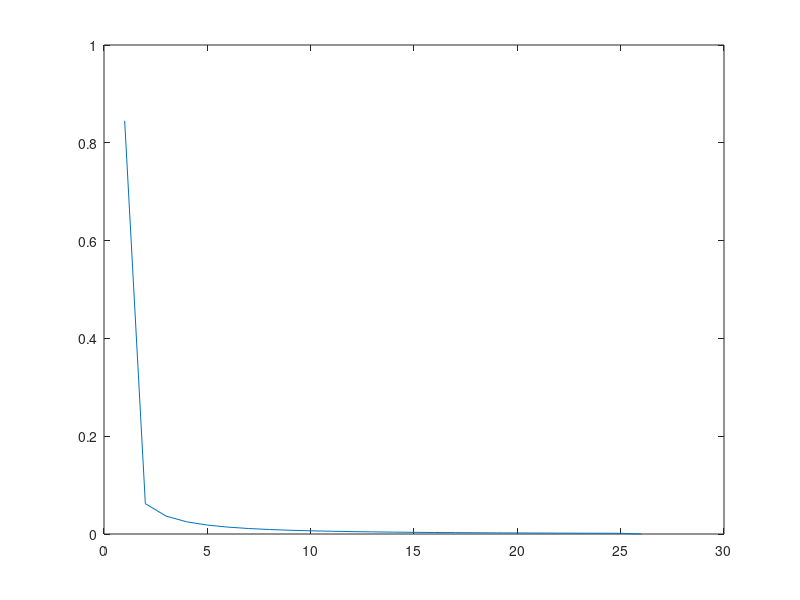

Here is the MATLAB script that generated this plot:
%Homework 2, Matlab computer exercise
%Description: This program trains a single delta rule neuron using the
%input matrix x, and the desired output d, with initial values of w
%and b, and a learning rate of a. !
%Initialize variables
x = [2,1;1,-2;-1,1]; %Input vectors
d = [1,-1]; %Desired output
w = [.4 -.1 .3]; %Initial weights
b = .2; %Initial bias
a = .2; %Learning rate !
%Sweep through the network twice
n = 100;
f_x = zeros(1,n);
last = 0;
tol = 0.0001;
stopped_at = n;
for i = 1:n
%Use each input-output pair to update the weights and bias
for j = 1:2
%Calculate the output
y = tanh(w*x(:,j)+b);
%Find the generalized error
z = (d(j) - y)*(1-tanh(y)^2);
%Calculate the change in weights and bias
dw = a*z*x(:,j)';
db = -a*z;
%Update the weights and bias
w = w + dw;
b = b + db;
end
y = tanh(w*x+b);
curr = norm(y-d,2)^2;
if abs(last-curr) < tol
    abs(last-curr)
    stopped_at = i
    break
end
last = curr;
f_x(i) = norm(y-d,2)^2;
end 
%Display the results
dw
db
w
b 
y = tanh(w*x+b)
x = linspace(1,stopped_at,stopped_at);
plot(x,f_x(1:stopped_at));